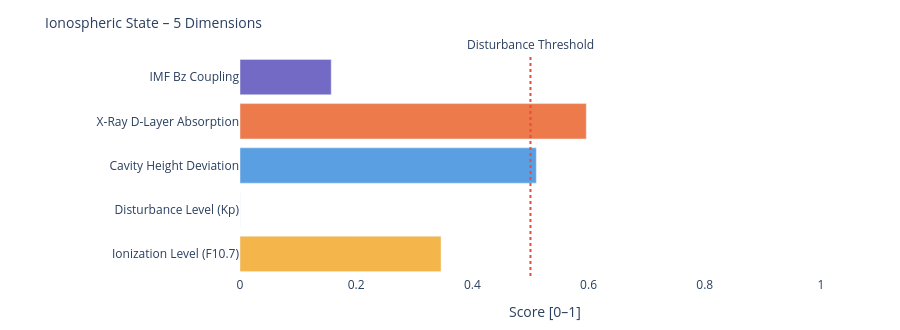

The notebook cell this image was saved under:
### Markdown cell above
---
### 📐 Systemic Insight: Geometric Cavity vs. Real Schumann Resonance

**Relevant for:** Layer 6 = delta analysis &nbsp;|&nbsp; Layer 7 = feature vector / system interpretation

A cavity height change from 80 km to 70 km shifts the **idealized geometric frequencies** only minimally:

| Modus | Aktuell | Referenz | Δ |
|-------|---------|----------|---|
| SR-1 | 10.4762 Hz | 10.4599 Hz | +16 mHz |
| SR-2 | 18.1452 Hz | 18.1171 Hz | +28 mHz |
| SR-3 | 25.6612 Hz | 25.6215 Hz | +40 mHz |
| SR-4 | 33.1285 Hz | 33.0772 Hz | +51 mHz |

The geometric effect is limited because 10 km is very small compared to Earth's radius (~6371 km).

**Consequence:** Real Schumann deviations are likely driven more strongly by **conductivity, damping, day/night structure, lightning distribution and source geometry** than by pure cavity height.

---

**Layer 6 compares:**
```
geometric Δ from Layer 4  vs.  observed Δ from real Schumann measurement data
```

**Layer 7 Feature:**
```
If real Δ >> geometric Δ  →  non-geometric factors dominant
```

### Code cell
# ============================================================
# IONOSPHERIC STATE – Summary gauge
# Five dimensions: ionization, disturbance, cavity height, X-Ray, Bz coupling
# ============================================================

def norm(v, lo, hi):
    if v is None: return None
    return round(max(0.0, min(1.0, (v - lo) / (hi - lo))), 3)

# Ionization level (F10.7 → F2-Layer)
ioniz = norm(f107_val, 60, 250)

# Disturbance level (Kp → E/F-Layer irregularities)
disturb = norm(kp_val, 0, 9)

# Cavity height deviation from reference (80 km)
h_dev = norm(abs(h_eff - 80), 0, 20)

# X-Ray ionization (D-Layer absorption)
xray_ioniz = None
if xray_now is not None:
    xray_ioniz = norm(math.log10(max(xray_now, 1e-9)) + 9, 0, 5)

# Bz coupling (southward Bz → stronger magnetosphere-ionosphere coupling)
bz_coupling = norm(-(bz_now or 0), -5, 30) if bz_now is not None else None

dims = [
    ('Ionization Level (F10.7)',    ioniz,      '#F2A623'),
    ('Disturbance Level (Kp)',      disturb,    '#7F77DD'),
    ('Cavity Height Deviation',     h_dev,      '#378ADD'),
    ('X-Ray D-Layer Absorption',    xray_ioniz, '#E85D24'),
    ('IMF Bz Coupling',             bz_coupling,'#534AB7'),
]

fig = go.Figure()
for name, val, col in dims:
    if val is not None:
        h = int(val * 20)
        bar = '█' * h + '░' * (20 - h)
        label = f'{name}:  {bar}  {val:.3f}'
    else:
        label = f'{name}:  {"─" * 20}  n/a'
    fig.add_trace(go.Bar(
        x=[val if val is not None else 0],
        y=[name],
        orientation='h',
        marker_color=col, opacity=0.82,
        showlegend=False
    ))

fig.add_vline(x=0.5, line_dash='dot', line_color='#e74c3c',
              annotation_text='Disturbance Threshold', annotation_position='top')
fig.update_layout(
    title=dict(text='Ionospheric State – 5 Dimensions', font=dict(size=14)),
    xaxis=dict(title='Score [0–1]', range=[0, 1.05]),
    height=330, plot_bgcolor='rgba(0,0,0,0)', paper_bgcolor='rgba(0,0,0,0)',
    margin=dict(l=240, r=50, t=55, b=40)
)
fig.show()

print(f'\nIonospheric state:')
for name, val, _ in dims:
    print(f'  {name:<35} {val:.3f}' if val is not None else f'  {name:<35} n/a')

### Figure 1 — Plotly figure (JSON) as saved in the notebook; plotly's stock layout.template omitted (floating-point values rounded to 4 significant figures)
{"data": [{"marker": {"color": "#F2A623"}, "opacity": 0.82, "orientation": "h", "showlegend": false, "type": "bar", "x": [0.346], "y": ["Ionization Level (F10.7)"]}, {"marker": {"color": "#7F77DD"}, "opacity": 0.82, "orientation": "h", "showlegend": false, "type": "bar", "x": [0.0], "y": ["Disturbance Level (Kp)"]}, {"marker": {"color": "#378ADD"}, "opacity": 0.82, "orientation": "h", "showlegend": false, "type": "bar", "x": [0.51], "y": ["Cavity Height Deviation"]}, {"marker": {"color": "#E85D24"}, "opacity": 0.82, "orientation": "h", "showlegend": false, "type": "bar", "x": [0.596], "y": ["X-Ray D-Layer Absorption"]}, {"marker": {"color": "#534AB7"}, "opacity": 0.82, "orientation": "h", "showlegend": false, "type": "bar", "x": [0.157], "y": ["IMF Bz Coupling"]}], "layout": {"annotations": [{"showarrow": false, "text": "Disturbance Threshold", "x": 0.5, "xanchor": "center", "xref": "x", "y": 1, "yanchor": "bottom", "yref": "y domain"}], "height": 330, "margin": {"b": 40, "l": 240, "r": 50, "t": 55}, "paper_bgcolor": "rgba(0,0,0,0)", "plot_bgcolor": "rgba(0,0,0,0)", "shapes": [{"line": {"color": "#e74c3c", "dash": "dot"}, "type": "line", "x0": 0.5, "x1": 0.5, "xref": "x", "y0": 0, "y1": 1, "yref": "y domain"}], "title": {"font": {"size": 14}, "text": "Ionospheric State – 5 Dimensions"}, "xaxis": {"range": [0, 1.05], "title": {"text": "Score [0–1]"}}}}
